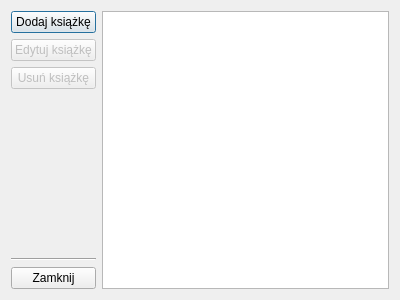
<?xml version="1.0" encoding="UTF-8"?>
<ui version="4.0">
 <class>BooksMain</class>
 <widget class="QDialog" name="BooksMain">
  <property name="geometry">
   <rect>
    <x>0</x>
    <y>0</y>
    <width>400</width>
    <height>300</height>
   </rect>
  </property>
  <property name="windowTitle">
   <string>Dialog</string>
  </property>
  <layout class="QHBoxLayout" name="horizontalLayout">
   <item>
    <layout class="QVBoxLayout" name="verticalLayout">
     <item>
      <widget class="QPushButton" name="addButton">
       <property name="text">
        <string>Dodaj książkę</string>
       </property>
      </widget>
     </item>
     <item>
      <widget class="QPushButton" name="editButton">
       <property name="enabled">
        <bool>false</bool>
       </property>
       <property name="text">
        <string>Edytuj książkę</string>
       </property>
      </widget>
     </item>
     <item>
      <widget class="QPushButton" name="deleteButton">
       <property name="enabled">
        <bool>false</bool>
       </property>
       <property name="text">
        <string>Usuń książkę</string>
       </property>
      </widget>
     </item>
     <item>
      <spacer name="verticalSpacer">
       <property name="orientation">
        <enum>Qt::Vertical</enum>
       </property>
       <property name="sizeHint" stdset="0">
        <size>
         <width>20</width>
         <height>40</height>
        </size>
       </property>
      </spacer>
     </item>
     <item>
      <widget class="Line" name="line">
       <property name="orientation">
        <enum>Qt::Horizontal</enum>
       </property>
      </widget>
     </item>
     <item>
      <widget class="QPushButton" name="closeButton">
       <property name="text">
        <string>Zamknij</string>
       </property>
      </widget>
     </item>
    </layout>
   </item>
   <item>
    <widget class="QListView" name="listView"/>
   </item>
  </layout>
 </widget>
 <resources/>
 <connections/>
</ui>
